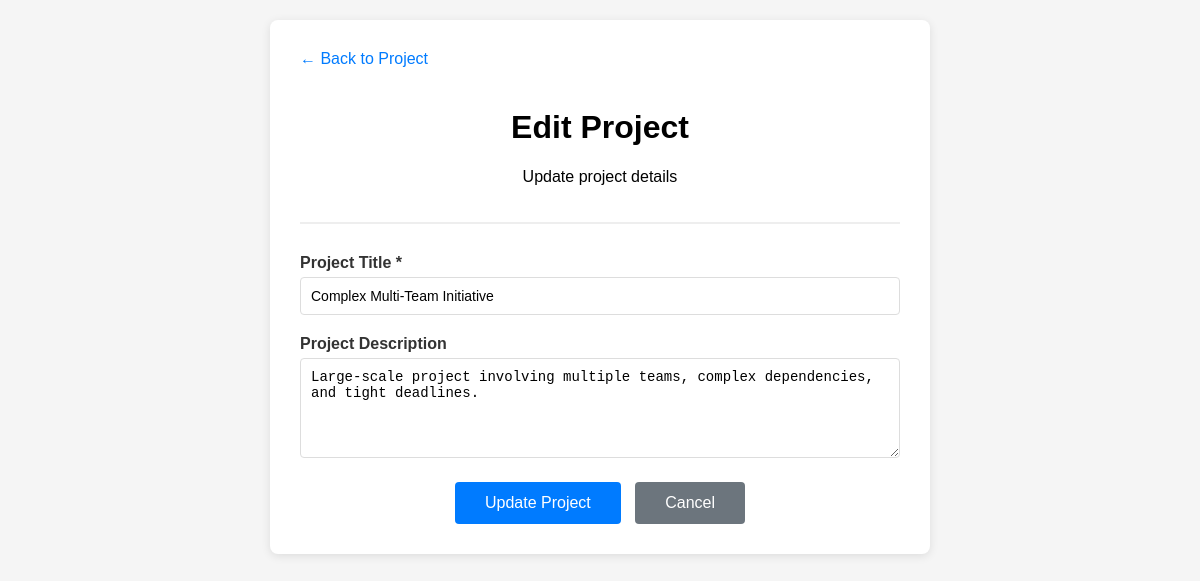
The page /edit-project.php?id=4 (signed in) on the database its author committed.
### tables this page shows
CREATE TABLE projects (
    project_id INT AUTO_INCREMENT PRIMARY KEY,
    title VARCHAR(100) NOT NULL,
    description TEXT,
    is_archived BOOLEAN DEFAULT FALSE,
    created_date TIMESTAMP DEFAULT CURRENT_TIMESTAMP,
    updated_at TIMESTAMP DEFAULT CURRENT_TIMESTAMP ON UPDATE CURRENT_TIMESTAMP
);

### edit-project.php (the view, shortened to what this page needs)
<?php
$host = 'localhost';
$dbname = 'ttpm_system';
$username = 'root';
$password = '';
$mysqli = new mysqli($host, $username, $password, $dbname);
$project_id = (int)($_GET['id'] ?? 0);
$stmt = $mysqli->prepare("SELECT * FROM projects WHERE project_id = ?");
$stmt->bind_param("i", $project_id);
$stmt->execute();
$result = $stmt->get_result();
$project = $result->fetch_assoc();
?>
<!DOCTYPE html>
<html lang="en">
<head>
    <link rel="stylesheet" href="assets/css/project.css">
</head>
<body>
    <div class="container small">
        <a href="project.php?id=<?php echo $project_id; ?>" class="back-link">← Back to Project</a>
        <div class="header center">
            <h1>Edit Project</h1>
            <p>Update project details</p>
        </div>
        <form method="POST" action="">
            <div class="form-group">
                <label for="title">Project Title *</label>
                <input type="text" id="title" name="title" required maxlength="255"
                       value="<?php echo htmlspecialchars($project['title']); ?>"
                       placeholder="Enter project title">
            </div>
            <div class="form-group">
                <label for="description">Project Description</label>
                <textarea id="description" name="description" maxlength="1000"
                          placeholder="Describe your project"><?php echo htmlspecialchars($project['description'] ?? ''); ?></textarea>
            </div>
            <div class="text-center mt-2">
                <button type="submit" class="btn btn-primary large">Update Project</button>
                <a href="project.php?id=<?php echo $project_id; ?>" class="btn btn-secondary large">Cancel</a>
            </div>
        </form>
    </div>
</body>
</html>

### assets/css/project.css (style rules this page uses)
body { font-family: Arial, sans-serif; margin: 0; padding: 20px; background-color: #f5f5f5; }
.container { max-width: 1000px; margin: 0 auto; background: white; padding: 30px; border-radius: 8px; box-shadow: 0 2px 10px rgba(0,0,0,0.1); }
.container.small { max-width: 600px; }
.header { display: flex; justify-content: space-between; align-items: center; margin-bottom: 30px; padding-bottom: 20px; border-bottom: 2px solid #eee; }
.header.center { text-align: center; display: block; }
.btn { padding: 8px 16px; border: none; border-radius: 4px; cursor: pointer; text-decoration: none; font-size: 14px; display: inline-block; text-align: center; }
.btn.large { padding: 12px 30px; font-size: 16px; }
.btn-primary { background: #007bff; color: white; }
.btn-secondary { background: #6c757d; color: white; margin-left: 10px; }
.form-group { margin-bottom: 20px; }
.form-group label { display: block; margin-bottom: 5px; font-weight: bold; color: #333; }
.form-group input, .form-group textarea { width: 100%; padding: 10px; border: 1px solid #ddd; border-radius: 4px; font-size: 14px; box-sizing: border-box; }
.form-group textarea { height: 100px; resize: vertical; }
.back-link { color: #007bff; text-decoration: none; margin-bottom: 20px; display: inline-block; }
.text-center { text-align: center; }
.mt-2 { margin-top: 20px; }

### rows shown on the page
projects: title "Complex Multi-Team Initiative", description "Large-scale project involving multiple teams, complex dependencies, and tight deadlines."
